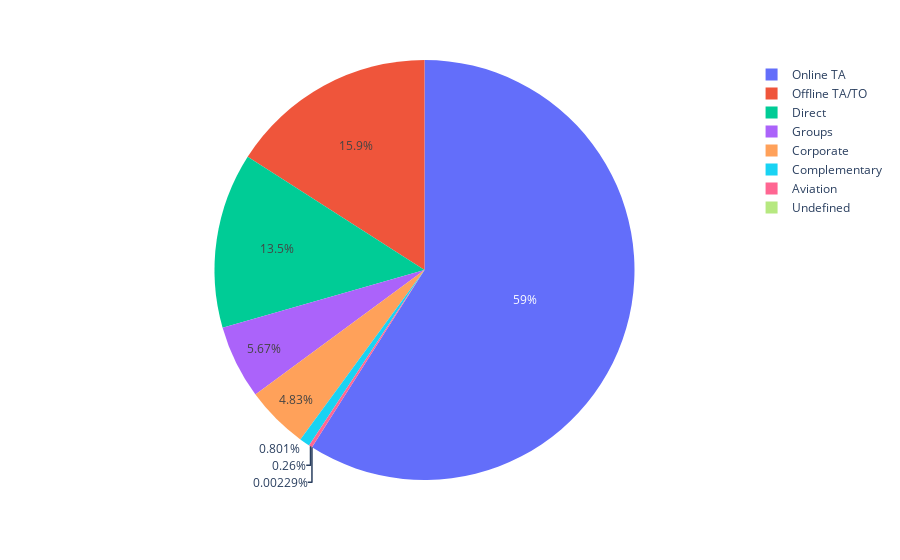

The code cell stored with this chart in its notebook:
### Code cell
fig.show()

### Figure 1 — Plotly figure (JSON) as saved in the notebook; plotly's stock layout.template omitted (floating-point values rounded to 4 significant figures)
{"data": [{"domain": {"x": [0, 1], "y": [0, 1]}, "hovertemplate": "label=%{label}<br>value=%{value}<extra></extra>", "labels": ["Online TA", "Offline TA/TO", "Direct", "Groups", "Corporate", "Complementary", "Aviation", "Undefined"], "legendgroup": "", "name": "", "showlegend": true, "type": "pie", "values": [51437, 13886, 11776, 4942, 4212, 698, 227, 2]}], "layout": {"autosize": true, "legend": {"tracegroupgap": 0}, "margin": {"t": 60}}}
